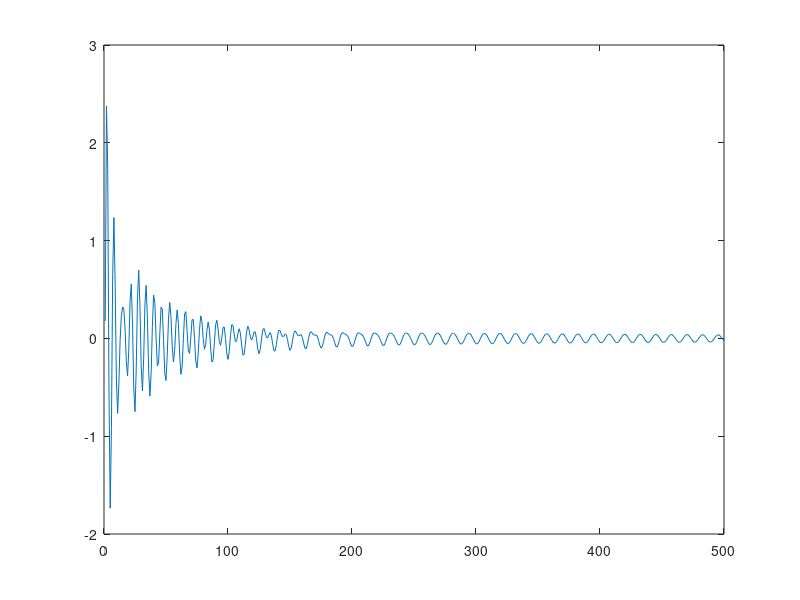

Write the MATLAB code that produced this figure. (Note: this script raises an error after producing the figure.)
clear all
%close all
clc


load s0471_rem.mat
[ch,samp] = size(val);
signal = val;
clear val

heartbeat = signal(1,55:570);
x = 1:500;
y =sin(x - pi/3).*exp(-0.02*x) + 0.1*sin(0.5*x - pi/3).*exp(-0.002*x) + 2*sin(1.2*x - pi/3).*exp(-0.1*x) ;
figure
plot(y)
%% Step 1: Arrange data points in LxM Hankel Matrix H

N = length(y);
L = round(N/2);
M = N - L + 1;

H = zeros(L,M);

for i = 1:L
    
   H(i,:) = y(i:i+M-1); 
    
end


%% Step 2: Compute the SVD of H

[U,S,V] = svd(H);

%% Step 3
E = zeros(1, (L-1)/2);
for k = 1:(L-1)/2
    U_up = U(2:end,1:k);
    U_down = U(1:end-1,1:k);
    U_tb_k = [U_up U_down];
    [Y, G, W] = svd(U_tb_k);
    sumG = sum(G);
    
    E(k) = 1/k * sum(sumG(k+1:2*k));
end

figure
plot(1./E)